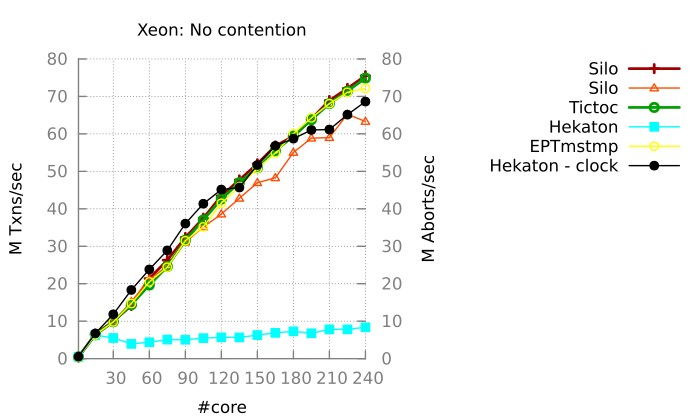

Generate this figure with gnuplot:
#!/usr/bin/env gnuplot

######################################################################
# http://youinfinitesnake.blogspot.com/2011/02/attractive-scientific-plots-with.html
set terminal pdfcairo size 7in,4.2in font "Gill Sans,9" linewidth 4 rounded fontscale 1.0

# Line style for axes
set style line 80 lt rgb "#808080"

# Line style for grid
set style line 81 lt 0  # dashed
set style line 81 lt rgb "#808080"  # grey

set grid back linestyle 81
set border 3 back linestyle 80 # Remove border on top and right.  These
             # borders are useless and make it harder
             # to see plotted lines near the border.
    # Also, put it in grey; no need for so much emphasis on a border.
set xtics nomirror
set ytics nomirror

#set log x
#set mxtics 10    # Makes logscale look good.

# Line styles: try to pick pleasing colors, rather
# than strictly primary colors or hard-to-see colors
# like gnuplot's default yellow.  Make the lines thick
# so they're easy to see in small plots in papers.
set style line 1 lt rgb "#A00000" lw 2 pt 1
set style line 2 lt rgb "#00A000" lw 2 pt 6
set style line 3 lt rgb "#5060D0" lw 2 pt 2
set style line 4 lt rgb "#F25900" lw 2 pt 9
######################################################################

# set terminal pdf
set output 'plot.pdf'

# set key default
# set key left
# set key spacing 1.5
# set key samplen 3 center bottom
set key out
set xtics 30

set title 'Xeon: No contention'
set xlabel '#core'
set ylabel 'M Txns/sec'
set xrange [1:*]
set y2label 'M Aborts/sec'
set y2range [0:*]
set y2tics
plot \
  '120/silo.dat' using 1:($2/1000000) index 0 title 'Silo' with linespoints ls 1, \
  '120/silo.dat' using 1:($2/1000000) index 3 title 'Silo' with linespoints ls 8, \
  '120/tictoc.dat' using 1:($2/1000000) index 0 title 'Tictoc' with linespoints ls 2, \
  '120/hekaton.dat' using 1:($2/1000000) index 0 title 'Hekaton' with linespoints ls 5, \
  '120/eptmstmp.dat' using 1:($2/1000000) index 0 title 'EPTmstmp' with linespoints ls 6, \
  '120/hekaton.dat' using 1:($2/1000000) index 3 title 'Hekaton - clock' with linespoints ls 7


set title 'Xeon: Medium contention'
set xlabel '#core'
set ylabel 'M Txns/sec'
set xrange [1:*]
plot \
  '120/silo.dat' using 1:($2/1000000) index 1 title 'Silo' with linespoints ls 1, \
  '120/silo.dat' using 1:($3/1000000) index 1 axis x1y2 title 'Silo-Abrts' with linespoints ls 3, \
  '120/silo.dat' using 1:($2/1000000) index 4 title 'Silo' with linespoints ls 9, \
  '120/silo.dat' using 1:($3/1000000) index 4 axis x1y2 title 'Silo-Abrts' with linespoints ls 10, \
  '120/tictoc.dat' using 1:($2/1000000) index 1 title 'Tictoc' with linespoints ls 2, \
  '120/tictoc.dat' using 1:($3/1000000) index 1 axis x1y2 title 'Tictoc-Abrts' with linespoints ls 4, \
  '120/hekaton.dat' using 1:($2/1000000) index 1 title 'Hekaton' with linespoints ls 5, \
  '120/hekaton.dat' using 1:($3/1000000) index 1 axis x1y2 title 'Hekaton-Abrts' with linespoints ls 6, \
  '120/eptmstmp.dat' using 1:($2/1000000) index 1 title 'EPTmstmp' with linespoints ls 7, \
  '120/eptmstmp.dat' using 1:($3/1000000) index 1 axis x1y2 title 'EPTmstmp-Abrts' with linespoints ls 8


set title 'Xeon: High contention'
set xlabel '#core'
set ylabel 'M Txns/sec'
set xrange [1:*]
set y2tics 0.5
set ytics 0.5
set yrange[0:2.5]
set y2range[0:2.5]
plot \
  '120/silo.dat' using 1:($2/1000000) index 2 title 'Silo' with linespoints ls 1, \
  '120/silo.dat' using 1:($3/1000000) index 2 axis x1y2 title 'Silo-Abrts' with linespoints ls 3, \
  '120/silo.dat' using 1:($2/1000000) index 5 title 'Silo' with linespoints ls 11, \
  '120/silo.dat' using 1:($3/1000000) index 5 axis x1y2 title 'Silo-Abrts' with linespoints ls 12, \
  '120/tictoc.dat' using 1:($2/1000000) index 2 title 'Tictoc' with linespoints ls 2, \
  '120/tictoc.dat' using 1:($3/1000000) index 2 axis x1y2 title 'Tictoc-Abrts' with linespoints ls 4, \
  '120/tictoc.dat' using 1:($2/1000000) index 3 title 'Tictoc-RR' with linespoints ls 9, \
  '120/tictoc.dat' using 1:($3/1000000) index 3 axis x1y2 title 'Tictoc-RR-Abrts' with linespoints ls 10, \
  '120/hekaton.dat' using 1:($2/1000000) index 2 title 'Hekaton' with linespoints ls 5, \
  '120/hekaton.dat' using 1:($3/1000000) index 2 axis x1y2 title 'Hekaton-Abrts' with linespoints ls 6, \
  '120/eptmstmp.dat' using 1:($2/1000000) index 2 title 'EPTmstmp' with linespoints ls 7, \
  '120/eptmstmp.dat' using 1:($3/1000000) index 2 axis x1y2 title 'EPTmstmp-Abrts' with linespoints ls 8


set title 'Xeon: No contention'
set xlabel '#core'
set ylabel 'M Txns/sec'
set xrange [1:*]
set y2label 'M Aborts/sec'
set y2range [0:*]
set yrange [0:*]
set ytics 10
set y2tics 10
set y2tics
plot \
  '120/tictoc.dat' using 1:($2/1000000) index 0 title 'Tictoc' with linespoints ls 1, \
  '120/eptmstmp.dat' using 1:($2/1000000) index 0 title 'EPTmstmp' with linespoints ls 2, \
  '120/eptmstmp.dat' using 1:($2/1000000) index 3 title 'EPTMSTMP-mcs' with linespoints ls 3


set title 'Xeon: Medium contention'
set xlabel '#core'
set ylabel 'M Txns/sec'
set xrange [1:*]
set ytics 2
set y2tics 2
plot \
  '120/tictoc.dat' using 1:($2/1000000) index 1 title 'Tictoc' with linespoints ls 1, \
  '120/tictoc.dat' using 1:($3/1000000) index 1 axis x1y2 title 'Tictoc-Abrts' with linespoints ls 2, \
  '120/eptmstmp.dat' using 1:($2/1000000) index 1 title 'EPTmstmp' with linespoints ls 3, \
  '120/eptmstmp.dat' using 1:($3/1000000) index 1 axis x1y2 title 'EPTmstmp-Abrts' with linespoints ls 4, \
  '' using 1:($2/1000000) index 4 title 'EPTMSTMP-MCS' with linespoints ls 5, \
  '' using 1:($3/1000000) index 4 axis x1y2 title 'EPTMSTMP-MCS-Abrts' with linespoints ls 6


set title 'Xeon: High contention'
set xlabel '#core'
set ylabel 'M Txns/sec'
set xrange [1:*]
set y2tics 0.5
set ytics 0.5
set yrange[0:2.5]
set y2range[0:2.5]
plot \
  '120/tictoc.dat' using 1:($2/1000000) index 2 title 'Tictoc' with linespoints ls 1, \
  '120/tictoc.dat' using 1:($3/1000000) index 2 axis x1y2 title 'Tictoc-Abrts' with linespoints ls 2, \
  '120/eptmstmp.dat' using 1:($2/1000000) index 2 title 'EPTmstmp' with linespoints ls 3, \
  '120/eptmstmp.dat' using 1:($3/1000000) index 2 axis x1y2 title 'EPTmstmp-Abrts' with linespoints ls 4, \
  '120/eptmstmp.dat' using 1:($2/1000000) index 5 title 'EPTMSTMP-MCS' with linespoints ls 5, \
  '120/eptmstmp.dat' using 1:($3/1000000) index 5 axis x1y2 title 'EPTMSTMP-MCS-Abrts' with linespoints ls 6


set title 'ARM: No contention'
set xlabel '#core'
set ylabel 'M Txns/sec'
set xrange [1:*]
set yrange[0:*]
set ytics 5
set xtics 16
unset y2tics
unset y2label
plot \
  'arm/silo.dat' using 1:($2/1000000) index 0 title 'Silo' with linespoints ls 1, \
  'arm/tictoc.dat' using 1:($2/1000000) index 0 title 'Tictoc' with linespoints ls 2, \
  'arm/eptmstmp.dat' using 1:($2/1000000) index 0 title 'EPTmstmp' with linespoints ls 3


set title 'ARM: Medium contention'
set xlabel '#core'
set ylabel 'M Txns/sec'
set y2label 'K Aborts/sec'
set xrange [1:*]
set y2tics 1
set ytics 1
set yrange[0:3]
set y2range[0:*]
plot \
  'arm/silo.dat' using 1:($2/1000000) index 1 title 'Silo' with linespoints ls 1, \
  'arm/silo.dat' using 1:($3/1000) index 1 axis x1y2 title 'Silo-Abrts' with linespoints ls 3, \
  'arm/tictoc.dat' using 1:($2/1000000) index 1 title 'Tictoc' with linespoints ls 2, \
  'arm/tictoc.dat' using 1:($3/1000) index 1 axis x1y2 title 'Tictoc-Abrts' with linespoints ls 4, \
  'arm/eptmstmp.dat' using 1:($2/1000000) index 1 title 'EPTmstmp' with linespoints ls 7, \
  'arm/eptmstmp.dat' using 1:($3/1000) index 1 axis x1y2 title 'EPTmstmp-Abrts' with linespoints ls 8


set title 'ARM: High contention'
set xlabel '#core'
set ylabel 'M Txns/sec'
set y2label 'M Aborts/sec'
set xrange [1:*]
set yrange [0:1]
set ytics 0.2
set y2tics 0.2
plot \
  'arm/silo.dat' using 1:($2/1000000) index 2 title 'Silo' with linespoints ls 1, \
  'arm/silo.dat' using 1:($3/1000000) index 2 axis x1y2 title 'Silo-Abrts' with linespoints ls 3, \
  'arm/tictoc.dat' using 1:($2/1000000) index 2 title 'Tictoc' with linespoints ls 2, \
  'arm/tictoc.dat' using 1:($3/1000000) index 2 axis x1y2 title 'Tictoc-Abrts' with linespoints ls 4, \
  'arm/eptmstmp.dat' using 1:($2/1000000) index 2 title 'EPTmstmp' with linespoints ls 7, \
  'arm/eptmstmp.dat' using 1:($3/1000000) index 2 axis x1y2 title 'EPTmstmp-Abrts' with linespoints ls 8


set title 'Phi: No contention'
set xlabel '#core'
set ylabel 'M Txns/sec'
set xrange [1:*]
set yrange[0:*]
set ytics 5
set xtics 16
unset y2tics
unset y2label
plot \
  'phi/silo.dat' using 1:($2/1000000) index 0 title 'Silo' with linespoints ls 1, \
  'phi/silo.dat' using 1:($2/1000000) index 3 title 'Silo orig' with linespoints ls 4, \
  'phi/tictoc.dat' using 1:($2/1000000) index 0 title 'Tictoc' with linespoints ls 2, \
  'phi/eptmstmp.dat' using 1:($2/1000000) index 0 title 'EPTmstmp' with linespoints ls 3


set title 'Phi: Medium contention'
set xlabel '#core'
set ylabel 'M Txns/sec'
set y2label 'K Aborts/sec'
set xrange [1:*]
set y2tics 20
set ytics 2
set yrange[0:12]
set y2range[0:*]
plot \
  'phi/silo.dat' using 1:($2/1000000) index 1 title 'Silo' with linespoints ls 1, \
  'phi/silo.dat' using 1:($3/1000) index 1 axis x1y2 title 'Silo-Abrts' with linespoints ls 3, \
  'phi/silo.dat' using 1:($2/1000000) index 4 title 'Silo orig' with linespoints ls 9, \
  'phi/silo.dat' using 1:($3/1000) index 4 axis x1y2 title 'Silo-orig-Abrts' with linespoints ls 10, \
  'phi/tictoc.dat' using 1:($2/1000000) index 1 title 'Tictoc' with linespoints ls 2, \
  'phi/tictoc.dat' using 1:($3/1000) index 1 axis x1y2 title 'Tictoc-Abrts' with linespoints ls 4, \
  'phi/eptmstmp.dat' using 1:($2/1000000) index 1 title 'EPTmstmp' with linespoints ls 7, \
  'phi/eptmstmp.dat' using 1:($3/1000) index 1 axis x1y2 title 'EPTmstmp-Abrts' with linespoints ls 8


set title 'Phi: High contention'
set xlabel '#core'
set ylabel 'M Txns/sec'
set y2label 'M Aborts/sec'
set xrange [1:*]
set yrange [0:10]
set ytics 2
set y2tics 2
plot \
  'phi/silo.dat' using 1:($2/1000000) index 2 title 'Silo' with linespoints ls 1, \
  'phi/silo.dat' using 1:($3/1000000) index 2 axis x1y2 title 'Silo-Abrts' with linespoints ls 3, \
  'phi/silo.dat' using 1:($2/1000000) index 5 title 'Silo-orig' with linespoints ls 9, \
  'phi/silo.dat' using 1:($3/1000000) index 5 axis x1y2 title 'Silo-orig-Abrts' with linespoints ls 10, \
  'phi/tictoc.dat' using 1:($2/1000000) index 2 title 'Tictoc' with linespoints ls 2, \
  'phi/tictoc.dat' using 1:($3/1000000) index 2 axis x1y2 title 'Tictoc-Abrts' with linespoints ls 4, \
  'phi/eptmstmp.dat' using 1:($2/1000000) index 2 title 'EPTmstmp' with linespoints ls 7, \
  'phi/eptmstmp.dat' using 1:($3/1000000) index 2 axis x1y2 title 'EPTmstmp-Abrts' with linespoints ls 8
